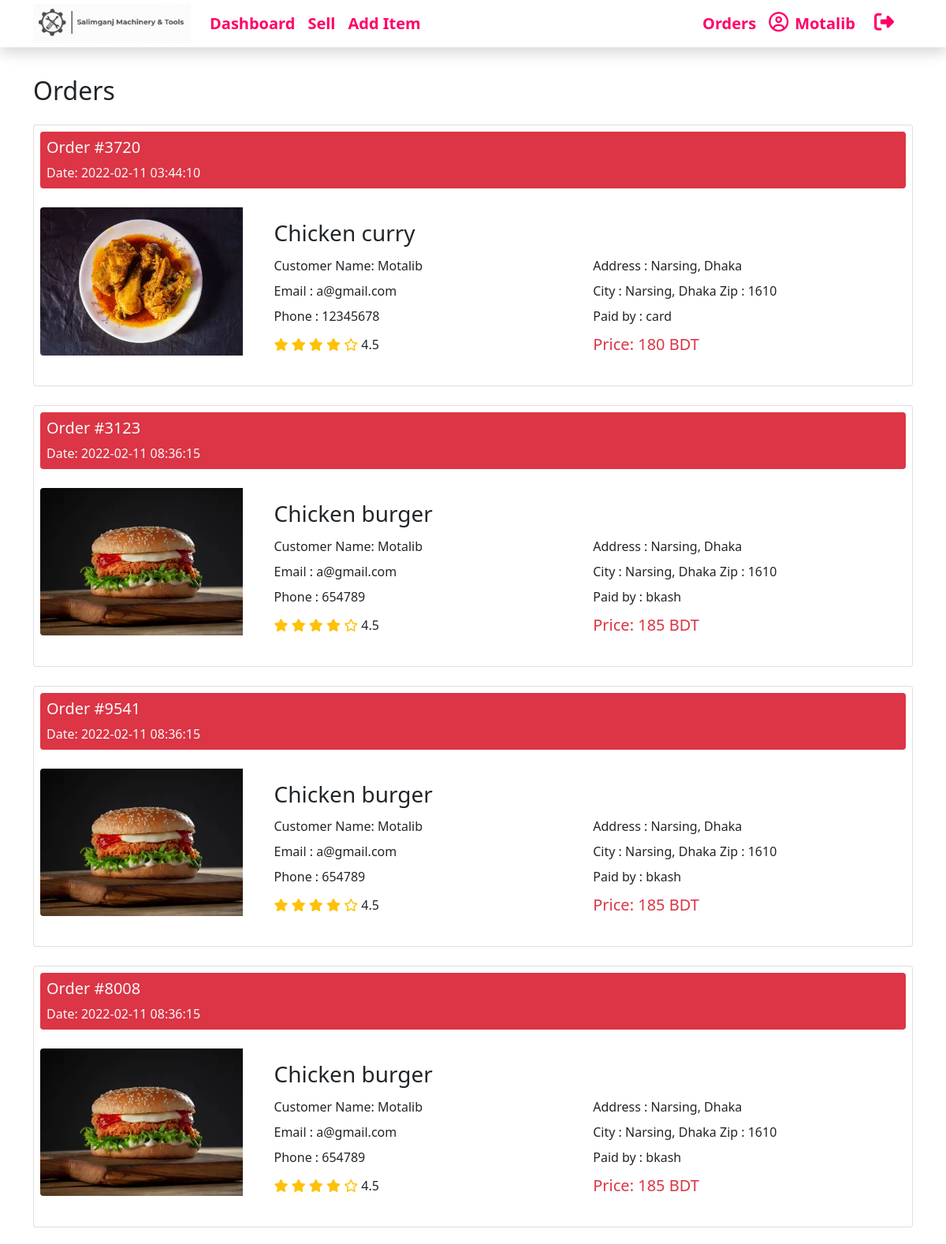
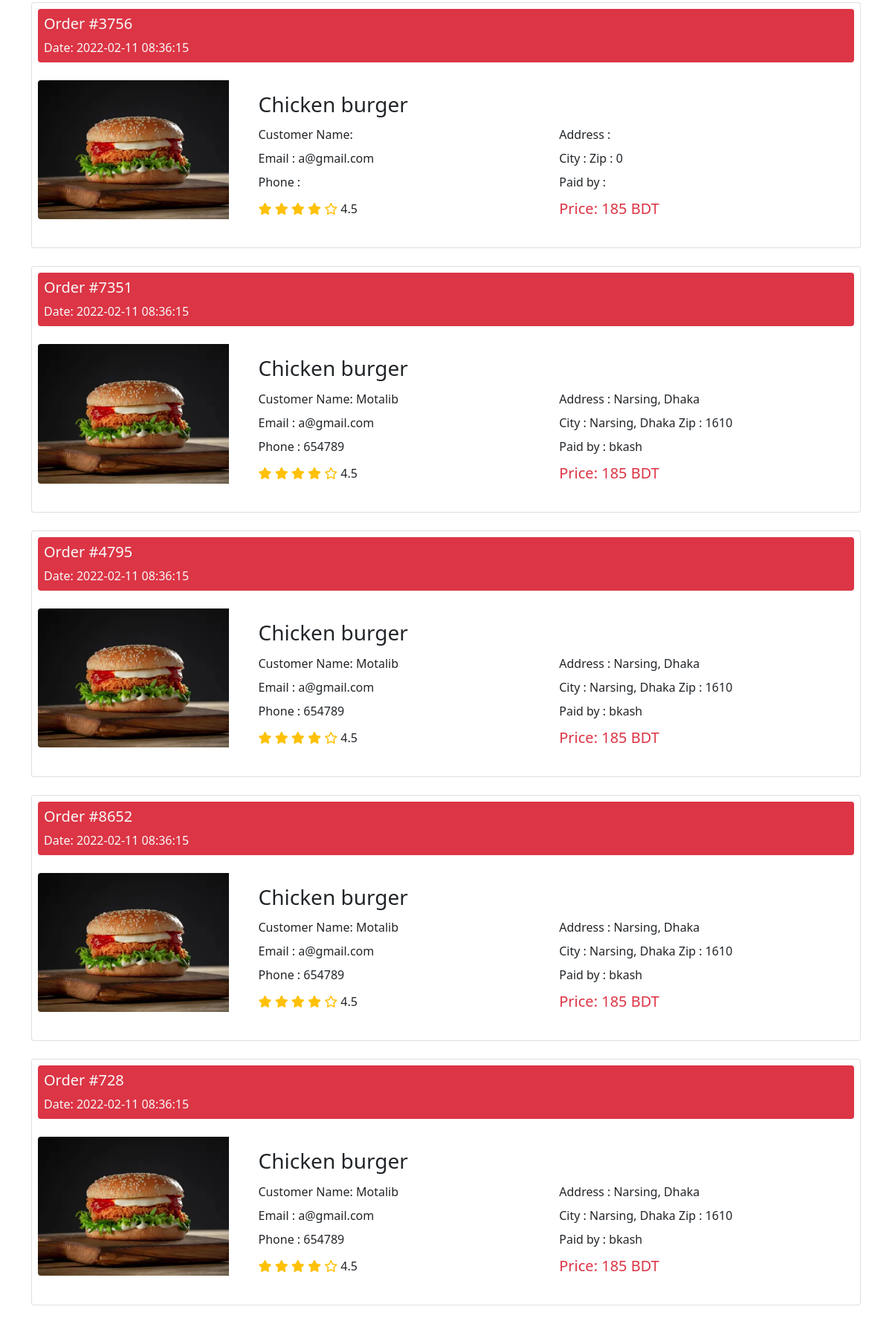
The page /orders.php (signed in, upper part) on the database its author committed (2 pictures, top to bottom).
### tables this page shows
CREATE TABLE `orders` (
  `order_id` int(11) NOT NULL,
  `email` varchar(50) NOT NULL,
  `food_id` int(11) NOT NULL,
  `c_name` varchar(50) NOT NULL,
  `phone` varchar(15) NOT NULL,
  `address` varchar(250) NOT NULL,
  `city` varchar(50) NOT NULL,
  `zip` int(11) NOT NULL,
  `pay_opt` varchar(15) NOT NULL,
  `order_time` timestamp NOT NULL DEFAULT current_timestamp() ON UPDATE current_timestamp()
);

CREATE TABLE `food` (
  `id` int(11) NOT NULL,
  `cat_id` int(11) NOT NULL,
  `foodname` varchar(50) NOT NULL,
  `description` varchar(250) NOT NULL,
  `img_src` varchar(50) NOT NULL,
  `price` int(11) NOT NULL
);

### orders.php (the view, shortened to what this page needs)
<?php
$email = $_SESSION['email'];
include('connection.php');
$sql = "SELECT * from orders WHERE email = '$email' ORDER BY order_time";
$result = $conn->query($sql); ?>
<!DOCTYPE html>
<html lang="en">
<head>
    <link href="https://cdn.jsdelivr.net/npm/bootstrap@5.0.2/dist/css/bootstrap.min.css" rel="stylesheet">
    <link rel="stylesheet" href="styles/style.css">
</head>
<body>
    <?php require('./header.php')
    ?>
    <br><br><br><br>
    <main>
        <section class="container">
            <h2 class="mb-4">Orders</h2>
            <div class="row g-4">
                <?php
                if ($result->num_rows > 0) {
                    foreach ($result as $order) {
                        $foodId = $order['food_id'];
                        $sql2 = "SELECT * from food where id = '$foodId'";
                        $food = $conn->query($sql2);
                        $foodItem = $food->fetch_assoc();
                ?>
                        <div class="col-sm-12">
                            <div class="card p-2">
                                <div class="text-light bg-danger p-2 mb-4 rounded">
                                    <h5>Order #<?php echo $order['order_id'] ?> </h5>
                                    <span>Date: <?php echo $order['order_time'] ?></span>
                                </div>
                                <div class="row ">
                                    <div class="col-md-3">
                                        <img src="images/food/<?php echo $foodItem['cat_id'] . "/" . $foodItem['img_src']; ?>.webp" class="img-fluid rounded-start" alt="...">
                                    </div>
                                    <div class="col-md-9">
                                        <div class="card-body">
                                            <h3 class="card-title"> <?php echo $foodItem['foodname']; ?></h3>
                                            <div class="row">
                                                <div class="col-sm-6">
                                                    <p class="lh-1">Customer Name: <?php echo $order['c_name'] ?> </p>
                                                    <p class="lh-1">Email : <?php echo $order['email'] ?> </p>
                                                    <p class="lh-1">Phone : <?php echo $order['phone'] ?> </p>
                                                </div>
                                                <div class="col-sm-6">
                                                    <p class="lh-1">Address : <?php echo $order['address'] ?> </p>
                                                    <p class="lh-1">City : <?php echo $order['address'] ?> Zip : <?php echo $order['zip'] ?></p>
                                                    <p class="lh-1">Paid by : <?php echo $order['pay_opt'] ?></p>
                                                </div>
                                            </div>
                                            <div class="row">
                                                <div class="col">
                                                    <p> <i class="fas fa-star text-warning"></i>
                                                        <i class="fas fa-star text-warning"></i>
                                                        <i class="fas fa-star text-warning"></i>
                                                        <i class="fas fa-star text-warning"></i>
                                                        <i class="far fa-star text-warning"></i>
                                                        <span>4.5</span>
                                                    </p>
                                                </div>
                                                <div class="col">
                                                    <h5 class="text-danger">Price: <?php echo $foodItem['price'] ?> BDT</h5>
                                                </div>
                                            </div>
                                        </div>
                                    </div>
                                </div>
                            </div>
                        </div>
                <?php   }
                } else {
                    echo "<h2 class='alert-danger p-2'>No order Found </h2>";
                }
                ?>
            </div>
        </section>
    </main>
    <br><br><br>
</body>
</html>

### header.php (shortened to what this page needs)
<header class="fixed-top bg-white">
    <div id="myNav" class="shadow">
        <nav class="navbar navbar-expand-lg navbar-light p-0 ">
            <div class="container">
                <a class="navbar-brand" href="index.php"><img width="200px" src="./images/logo.png" alt=""></a>
                <div class="collapse navbar-collapse" id="navbarContent">
                    <ul class="navbar-nav me-auto mb-2 mb-lg-0">
                        <li class="nav-item">
                            <a class="nav-link active" href="index.php">Dashboard</a>
                        </li>
                        <li class="nav-item">
                            <a class="nav-link active" href="allProducts.php">Sell</a>
                        </li>
                        <li class="nav-item">
                            <a class="nav-link active" href="index.php#food">Add Item</a>
                        </li>
                    </ul>
                    <?php if (isset($_SESSION['fname'])) { ?>
                        <ul class="navbar-nav me-3">
                            <div class="d-flex d-flex align-items-center">
                                <li class="nav-item">
                                    <a class="nav-link active ms-2" href="orders.php">Orders</a>
                                </li>
                                <li class="nav-item"> <a class="nav-link active" href="login.php">
                                        <i class="me-2 far fa-user-circle"></i><span><?php echo $_SESSION["fname"]; ?></span>
                                    </a>
                                </li>
                                <li class="nav-item">
                                    <a class="nav-link active ms-2" href="logout.php"><i class="fas fa-sign-out-alt"></i></a>
                                </li>
                            </div>
                        </ul>
                    <?php } ?>
                </div>
            </div>
        </nav>
    </div>
</header>

### styles/style.css (style rules this page uses)
.navbar ul li a { font-size: 20px; font-weight: 700; color: #ff0066 !important; }
.fa-user-circle, .fa-sign-out-alt { font-size: 25px; color: #ff0066; }

### rows shown on the page
orders: order_id "3720", order_time "2022-02-11 03:44:10", food.img_src (picture), food.foodname "Chicken curry", c_name "Motalib", email "a@gmail.com", phone "12345678", address "Narsing, Dhaka", zip "1610", pay_opt "card", food.price "180"
orders: order_id "3123", order_time "2022-02-11 08:36:15", food.img_src (picture), food.foodname "Chicken burger", c_name "Motalib", email "a@gmail.com", phone "654789", address "Narsing, Dhaka", zip "1610", pay_opt "bkash", food.price "185"
orders: order_id "9541", order_time "2022-02-11 08:36:15", food.img_src (picture), food.foodname "Chicken burger", c_name "Motalib", email "a@gmail.com", phone "654789", address "Narsing, Dhaka", zip "1610", pay_opt "bkash", food.price "185"
orders: order_id "8008", order_time "2022-02-11 08:36:15", food.img_src (picture), food.foodname "Chicken burger", c_name "Motalib", email "a@gmail.com", phone "654789", address "Narsing, Dhaka", zip "1610", pay_opt "bkash", food.price "185"
orders: order_id "3756", order_time "2022-02-11 08:36:15", food.img_src (picture), food.foodname "Chicken burger", email "a@gmail.com", zip "0", food.price "185"
orders: order_id "7351", order_time "2022-02-11 08:36:15", food.img_src (picture), food.foodname "Chicken burger", c_name "Motalib", email "a@gmail.com", phone "654789", address "Narsing, Dhaka", zip "1610", pay_opt "bkash", food.price "185"
orders: order_id "4795", order_time "2022-02-11 08:36:15", food.img_src (picture), food.foodname "Chicken burger", c_name "Motalib", email "a@gmail.com", phone "654789", address "Narsing, Dhaka", zip "1610", pay_opt "bkash", food.price "185"
orders: order_id "8652", order_time "2022-02-11 08:36:15", food.img_src (picture), food.foodname "Chicken burger", c_name "Motalib", email "a@gmail.com", phone "654789", address "Narsing, Dhaka", zip "1610", pay_opt "bkash", food.price "185"
orders: order_id "728", order_time "2022-02-11 08:36:15", food.img_src (picture), food.foodname "Chicken burger", c_name "Motalib", email "a@gmail.com", phone "654789", address "Narsing, Dhaka", zip "1610", pay_opt "bkash", food.price "185"

### other values the page prints
$_SESSION["fname"] "Motalib"
